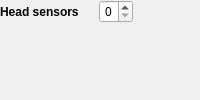
       <widget class="QWidget" name="headSensorsWidget" native="true">
        <layout class="QVBoxLayout" name="headSensorsWidgetVLayout">
         <property name="spacing">
          <number>10</number>
         </property>
         <property name="leftMargin">
          <number>0</number>
         </property>
         <property name="topMargin">
          <number>0</number>
         </property>
         <property name="rightMargin">
          <number>0</number>
         </property>
         <property name="bottomMargin">
          <number>0</number>
         </property>
         <item alignment="Qt::AlignLeft|Qt::AlignTop">
          <widget class="QWidget" name="headSensLabelCountWidget" native="true">
           <layout class="QHBoxLayout" name="headSensLabelCountWidgetHLayout">
            <property name="spacing">
             <number>20</number>
            </property>
            <property name="leftMargin">
             <number>0</number>
            </property>
            <property name="topMargin">
             <number>0</number>
            </property>
            <property name="rightMargin">
             <number>0</number>
            </property>
            <property name="bottomMargin">
             <number>0</number>
            </property>
            <item alignment="Qt::AlignLeft">
             <widget class="QLabel" name="headSensCountLabel">
              <property name="font">
               <font>
                <weight>75</weight>
                <bold>true</bold>
               </font>
              </property>
              <property name="toolTip">
               <string>COVER ID of the head device.</string>
              </property>
              <property name="text">
               <string>Head sensors</string>
              </property>
             </widget>
            </item>
            <item alignment="Qt::AlignLeft|Qt::AlignTop">
             <widget class="QSpinBox" name="headSensCountSpinBox">
              <property name="toolTip">
               <string>COVER ID of the button device.</string>
              </property>
              <property name="alignment">
               <set>Qt::AlignRight|Qt::AlignTrailing|Qt::AlignVCenter</set>
              </property>
              <property name="minimum">
               <number>0</number>
              </property>
              <property name="maximum">
               <number>3</number>
              </property>
              <property name="value">
               <number>0</number>
              </property>
             </widget>
            </item>
           </layout>
          </widget>
         </item>
         <item alignment="Qt::AlignLeft|Qt::AlignTop">
          <widget class="QWidget" name="headSensWidget_0" native="true">
           <layout class="QHBoxLayout" name="headSensWidget_0HLayout">
            <property name="spacing">
             <number>0</number>
            </property>
            <property name="leftMargin">
             <number>20</number>
            </property>
            <property name="topMargin">
             <number>0</number>
            </property>
            <property name="rightMargin">
             <number>0</number>
            </property>
            <property name="bottomMargin">
             <number>0</number>
            </property>
           </layout>
          </widget>
         </item>
         <item alignment="Qt::AlignLeft|Qt::AlignTop">
          <widget class="QWidget" name="headSensWidget_1" native="true">
           <layout class="QHBoxLayout" name="headSensWidget_1HLayout">
            <property name="spacing">
             <number>0</number>
            </property>
            <property name="leftMargin">
             <number>20</number>
            </property>
            <property name="topMargin">
             <number>0</number>
            </property>
            <property name="rightMargin">
             <number>0</number>
            </property>
            <property name="bottomMargin">
             <number>0</number>
            </property>
           </layout>
          </widget>
         </item>
         <item alignment="Qt::AlignLeft|Qt::AlignTop">
          <widget class="QWidget" name="headSensWidget_2" native="true">
           <layout class="QHBoxLayout" name="headSensWidget_2HLayout">
            <property name="spacing">
             <number>0</number>
            </property>
            <property name="leftMargin">
             <number>20</number>
            </property>
            <property name="topMargin">
             <number>0</number>
            </property>
            <property name="rightMargin">
             <number>0</number>
            </property>
            <property name="bottomMargin">
             <number>0</number>
            </property>
           </layout>
          </widget>
         </item>
         <item alignment="Qt::AlignLeft|Qt::AlignTop">
          <widget class="QWidget" name="headSensWidget_3" native="true">
           <layout class="QHBoxLayout" name="headSensWidget_3HLayout">
            <property name="spacing">
             <number>0</number>
            </property>
            <property name="leftMargin">
             <number>20</number>
            </property>
            <property name="topMargin">
             <number>0</number>
            </property>
            <property name="rightMargin">
             <number>0</number>
            </property>
            <property name="bottomMargin">
             <number>0</number>
            </property>
           </layout>
          </widget>
         </item>
        </layout>
       </widget>
